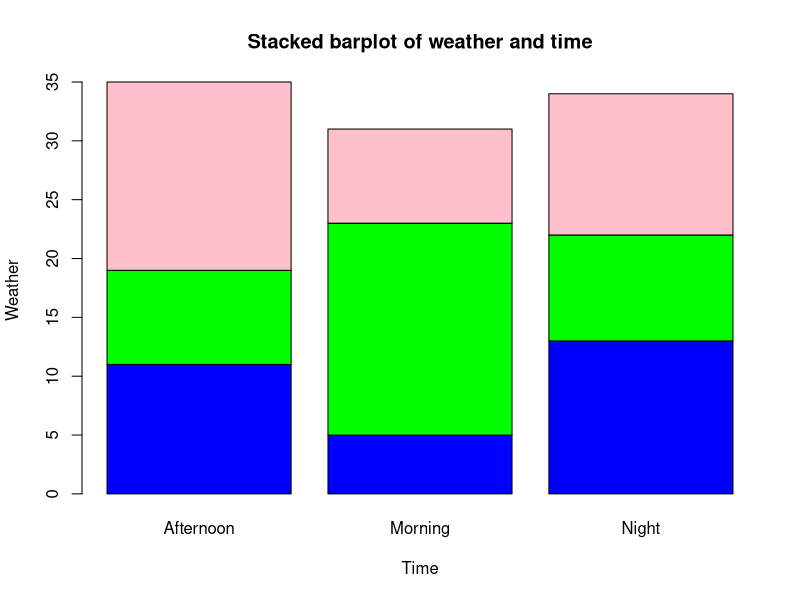
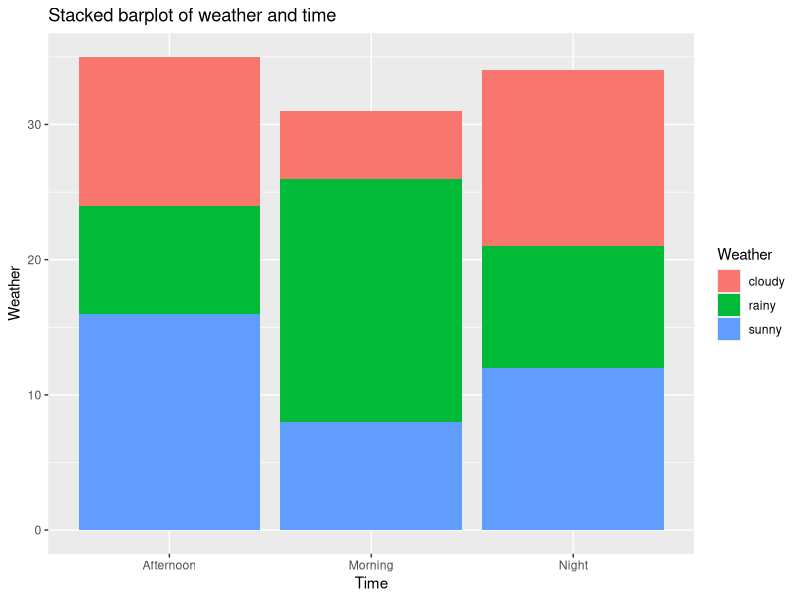
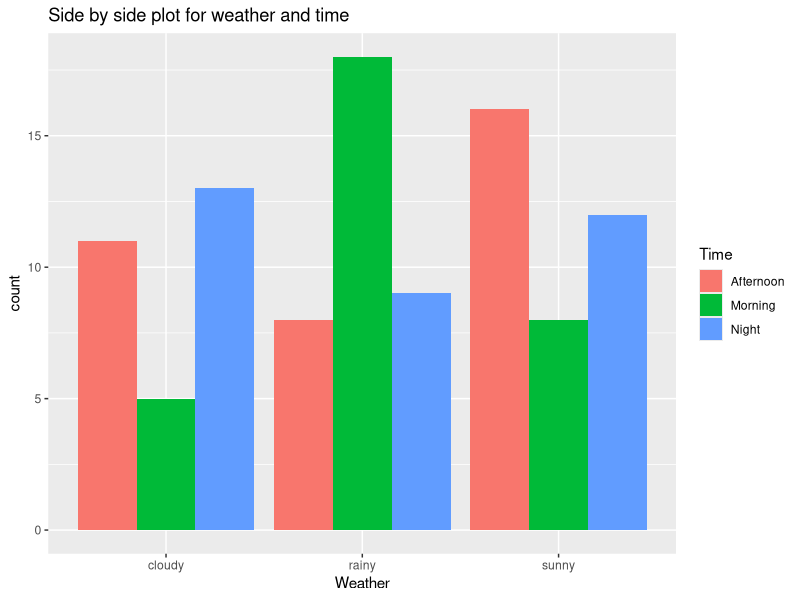

Recreate these plots in R, in order.
## ---- chunk 1
library(ggplot2)
set.seed(4172025)
Weather = sample(c("rainy", "cloudy", "sunny"), 100, replace = TRUE)
Time = sample(c("Morning", "Afternoon", "Night"), 100, replace = TRUE)
#a)
tab = table(Weather, Time)
barplot(tab, main = "Stacked barplot of weather and time", xlab = "Time", ylab = "Weather", col = c("blue", "green", "pink")) 

#b)
WT.data <- data.frame(Weather, Time)
ggplot(WT.data) + geom_bar(aes(Time, fill = Weather)) + labs(title = "Stacked barplot of weather and time", x = "Time", y = "Weather")

#c)
ggplot(WT.data) + geom_bar(aes(x = Weather, fill = Time), position = "dodge") + labs(title = "Side by side plot for weather and time")
